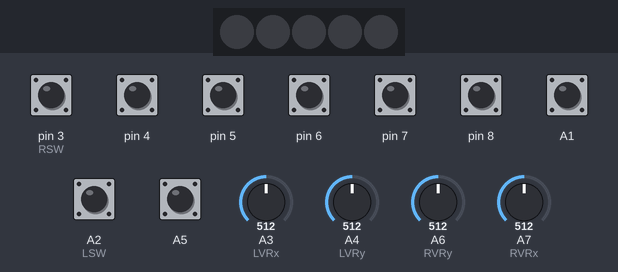
Recording of a sketch running on a simulated Arduino Nano, built with avr-gcc and run on an emulated ATmega328P. Parts: 5 RGB LEDs in strip order, left to right. The test bench sets the inputs (shaded band); at power-on: A1, A2 (LSW), A5, pin 3 (RSW), pin 4–8 HIGH, A3 (LVRx) = 512, A4 (LVRy) = 512, A6 (RVRy) = 512, A7 (RVRx) = 512. No radio packets arrive unless stated.

Above: at 1.2 s.
1.3 s: pin 4 pulled LOW for 0.15 s
At 1.39 s:
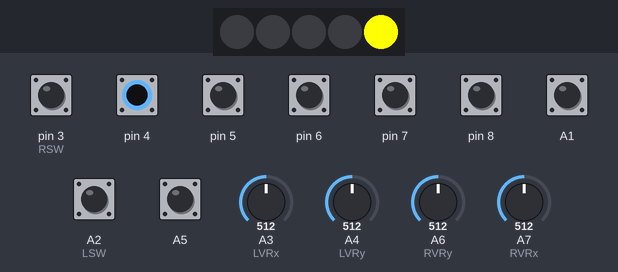
2.9 s: pin 5 pulled LOW for 0.15 s
At 2.98 s:
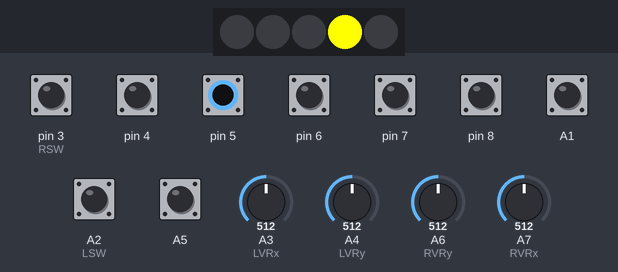
4.5 s: pin 6 pulled LOW for 0.15 s
At 4.58 s:
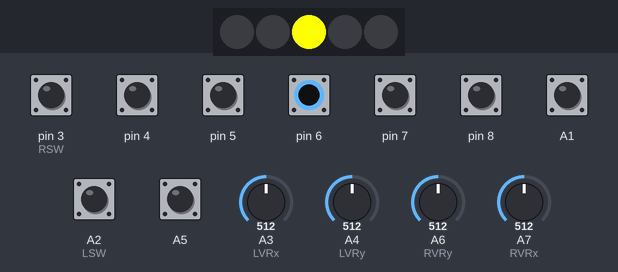
6.1 s: pin 7 pulled LOW for 0.15 s
At 6.18 s:
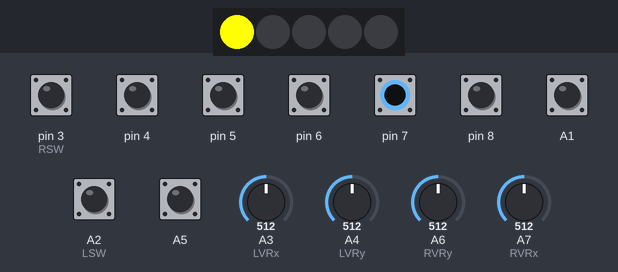
7.7 s: pin 8 pulled LOW for 0.15 s
At 7.79 s:
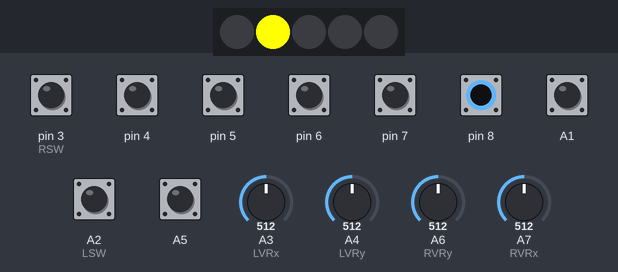
Timing chart, 0 to 10.3 s (numbered marks = the images above; inputs shaded):
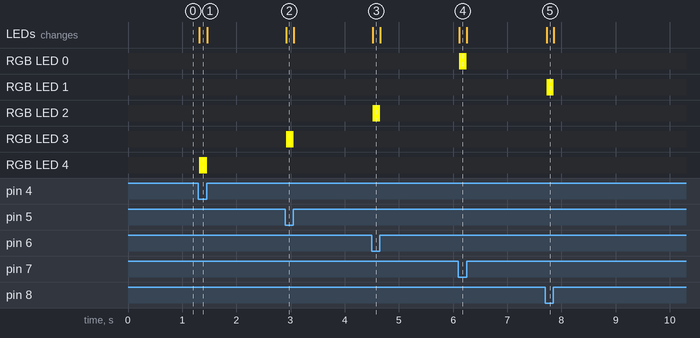

The sketch:

Nadajnik.ino
```cpp
#include <FastLED.h>
#include <SPI.h>
#include <nRF24L01.h>
#include <RF24.h> // https://github.com/nRF24/RF24

#define CE 9 // Pin CE Z NRF24
#define CSN 10 // Pin CSN Z NRF24

#define RVRx A7 // Pin X joysticka 1 (analog)
#define RVRy A6 // pin Y joysticka 1 (analog)
#define RSW 3 // pin "przycisk" joysticka 1
#define LVRx A3 // Pin X joysticka 2 (analog)
#define LVRy A4 // pin Y joysticka 2 (analog)
#define LSW A2 // pin "przycisk" joysticka 2

#define LED_PIN A0
#define NUM_LEDS 5

CRGB leds[NUM_LEDS];

float measurement[13];

RF24 radio(CE, CSN);
const byte address[1] = "001"; // Adres komunikacji (nie wiem co on oznacza ale tak jest w poradniku)
void setup() {
  FastLED.addLeds<WS2812, LED_PIN, GRB>(leds, NUM_LEDS);
  pinMode(RVRx, INPUT);
  pinMode(RVRy, INPUT);
  pinMode(RSW, INPUT_PULLUP);
  pinMode(LVRx, INPUT);
  pinMode(LVRy, INPUT);
  pinMode(LSW, INPUT_PULLUP);
  pinMode(A5, INPUT_PULLUP);
  for (int i = 3; i <= 8; i++) {
    pinMode(i, INPUT_PULLUP);
  }
  pinMode(A1, INPUT_PULLUP);
  radio.begin();
  radio.openWritingPipe(address[0]);
  radio.setChannel(0x60);
  radio.setPALevel(RF24_PA_HIGH); // Ustaw wzmocnienie modułu radiowego na wysokie
  radio.setDataRate (RF24_250KBPS);
  radio.stopListening(); // Tryb nadajnika
  radio.powerUp();
  radio.setPayloadSize(32);   // размер пакета, в байтах
}
void loop() {
  measurement[0] = map(analogRead(RVRx), 0, 1023, 0, 255);
  measurement[1] = map(analogRead(RVRy), 0, 1023, 0, 255);
  measurement[2] = !digitalRead(RSW);
  measurement[3] = map(analogRead(LVRx), 0, 1023, 0, 255);
  measurement[4] = map(analogRead(LVRy), 0, 1023, 0, 255);
  measurement[5] = !digitalRead(LSW);
  measurement[6] = !digitalRead(A1);
  measurement[7] = !digitalRead(A5);
  measurement[8] = !digitalRead(7);
  measurement[9] = !digitalRead(8);
  measurement[10] = !digitalRead(6);
  measurement[11] = !digitalRead(5);
  measurement[12] = !digitalRead(4);
  radio.write(&measurement, sizeof(measurement));
  for (int a = 0; a <= NUM_LEDS; a++) {
    if (measurement[a + 8] == HIGH) {
      leds[a] = CRGB(255, 255, 0);
      FastLED.show();
    } else {
      leds[a] = CRGB(0, 0, 0);
      FastLED.show();
    }
  }
  //delay(300);
}
```

Measured:
- after the input at 1.3 s, RGB LED 4: off → RGB(255, 255, 0) at once, → off 0.15 s later; the LEDs: change at once (image 1)
- after the input at 2.9 s, RGB LED 3: off → RGB(255, 255, 0) at once, → off 0.15 s later; the LEDs: change at once (image 2)
- after the input at 4.5 s, RGB LED 2: off → RGB(255, 255, 0) at once, → off 0.14 s later; the LEDs: change at once (image 3)
- after the input at 6.1 s, RGB LED 0: off → RGB(255, 255, 0) at once, → off 0.14 s later; the LEDs: change at once (image 4)
- after the input at 7.7 s, RGB LED 1: off → RGB(255, 255, 0) at once, → off 0.13 s later; the LEDs: change at once (image 5)
